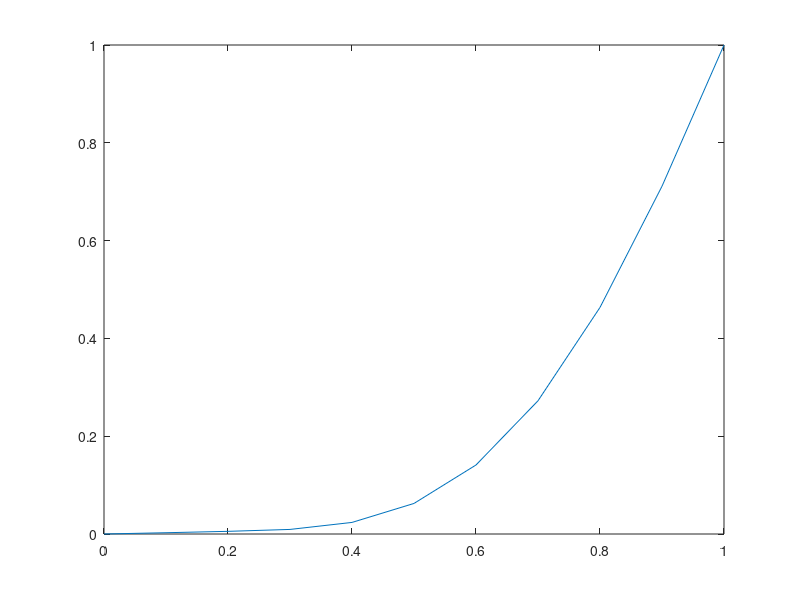

This chart was generated by the following MATLAB code:
x = 0;
y = 0;

f0 = 0
f1 = 1


d0 = 0
d1 = 3
dd0 = 1
dd1 = 1



delta = 1,
d = (dd0/2) * delta * delta,
e = d0 * delta,
f = 0,
A = 1 - d - e - f,
B = d1 * delta - 2 * d - e,
C = dd1 * delta * delta - 2 * d,
b = - 15 * A + 7 * B  - C,
a = (B - 3 * A - b) / 2,
c = A - a - b;

x = [f0:0.1:f1];

for i = 1:1:length(x)
   p = (x(i) - f0)/delta;
   y(i) = a * (p * p * p * p * p) + b * (p * p * p * p) + c * (p * p * p) + d * (p * p) + e * (p) + f;

end


plot(x, y)
x = 0;
y = 0;